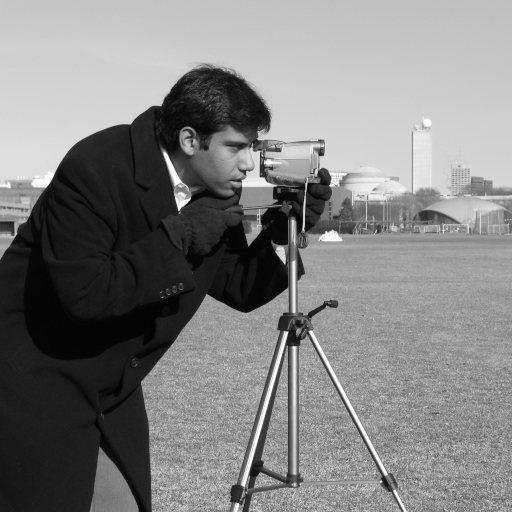
#> input picture skimage.data.camera(), 512 x 512 px
$ python convoluties.py
#> lines starting #> are read from the running program, lines starting #| are printed output that depends on the picture
# -*- coding: utf-8 -*-
"""
Created on Mon Feb  8 16:36:15 2021

@author: Milo
"""
import matplotlib.pyplot as plt
from skimage import data, filters, io, feature
from skimage.filters import *
from skimage.viewer import ImageViewer
import scipy
from scipy import ndimage

image = data.camera()
#> image is the input picture: shape (512, 512); min 0, max 255, mean 129.1
cannyimage = io.imread("IMG_3288.jpg")
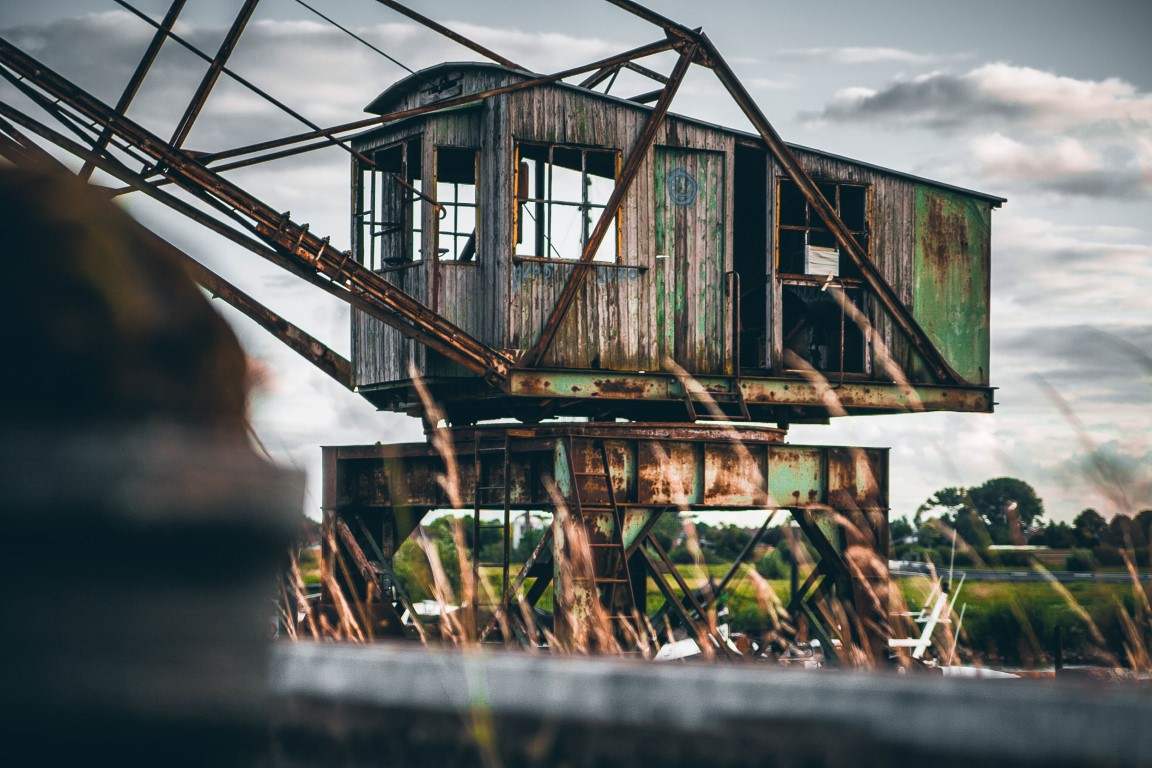
#> input picture TICT-VISN/Week3/IMG_3288.jpg, 1152 x 768 px
#> cannyimage is the input picture: shape (768, 1152, 3); mean R, G, B 100.8, 103.7, 100.9
print(cannyimage.shape)
#| (768, 1152, 3)
cannyimage = cannyimage[:,:,0]
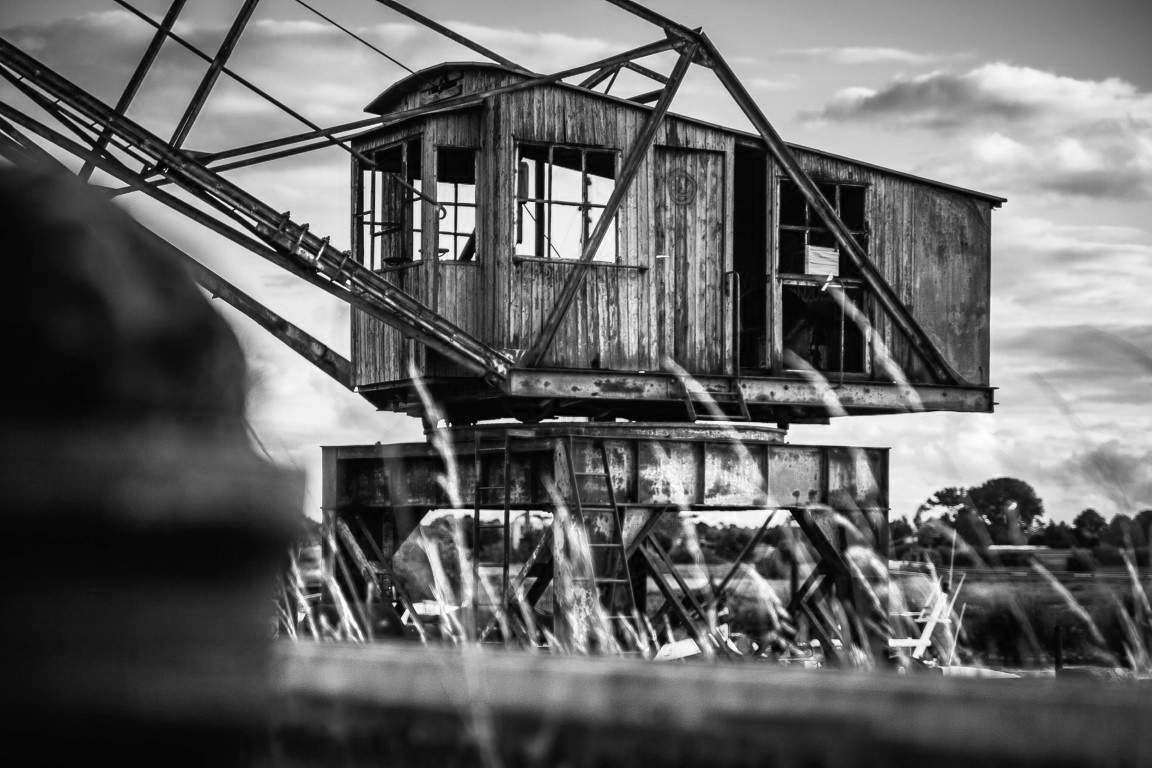
#> cannyimage: shape (768, 1152); min 0, max 255, mean 100.8
print(cannyimage.shape)
#| (768, 1152)

'''Verschillende Masks'''
mask1=[[-1,-2,-1],[0,0,0],[1,2,1]] #X-axis edge detection
mask2=[[1,0,-1],[2,0,-2],[1,0,-1]] #Y-axis edge deteciton
mask3=[[-0.02,-0.08,-0.02],[0,0,0],[0.02,0.08,0.02]] #Sensitive

newimage=scipy.ndimage.convolve(image, mask1)
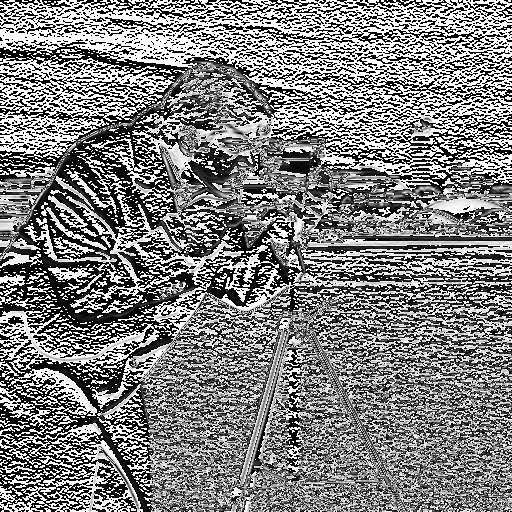
#> newimage: shape (512, 512); min 0, max 255, mean 128.3
# viewer = ImageViewer(newimage)
# viewer.show()

newimage=scipy.ndimage.convolve(newimage, mask2)
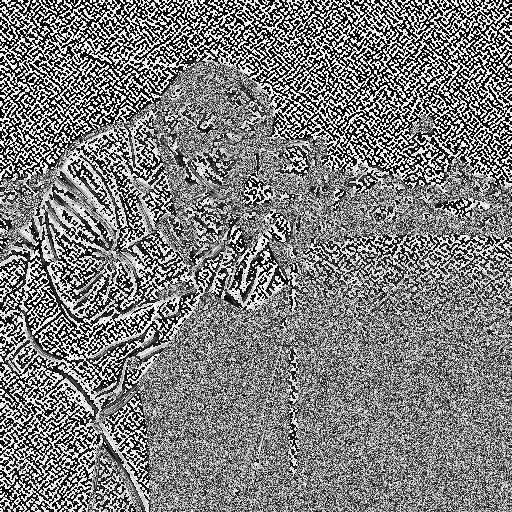
#> newimage: shape (512, 512); min 0, max 255, mean 125.3
# viewer = ImageViewer(newimage)
# viewer.show()

'''Verschillende Filters'''
# [5 lines of commented-out code are left out]

'''Canny Edge Detection'''
edges1sigma = 3
edges2sigma = 3.5
edges1 = feature.canny(cannyimage, sigma=edges1sigma)
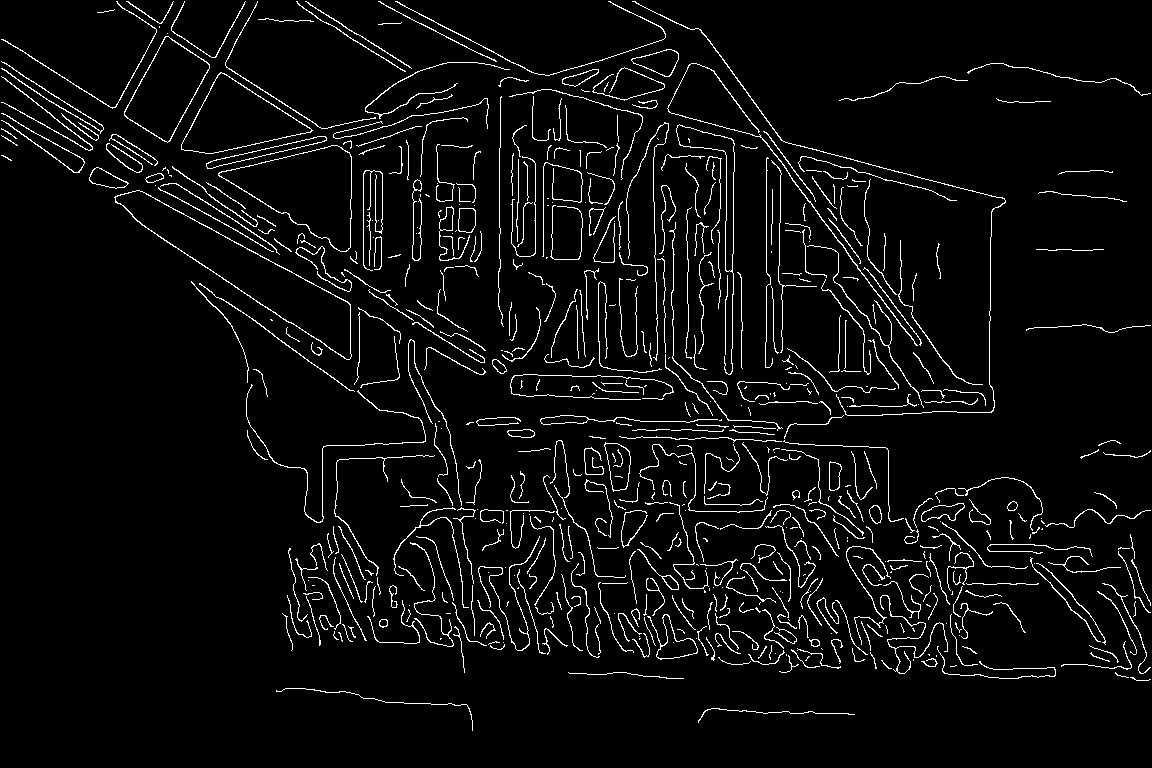
#> edges1: shape (768, 1152) bool; 4.6% white in thin lines or dots
edges2 = feature.canny(cannyimage, sigma=edges2sigma)
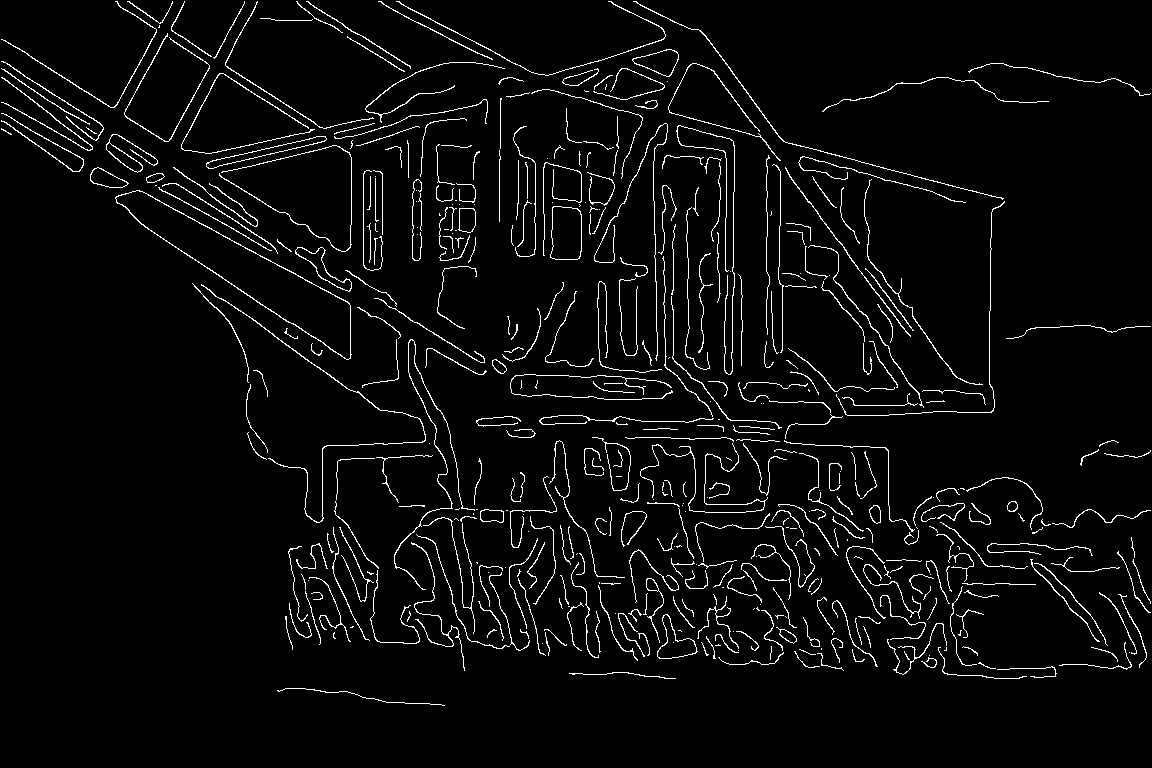
#> edges2: shape (768, 1152) bool; 4% white in thin lines or dots
print(edges2.shape)
#| (768, 1152)

'''Displayment of pictures'''
fig, (ax1, ax2, ax3) = plt.subplots(nrows=1, ncols=3, figsize=(8, 3),
                                    sharex=True, sharey=True)

ax1.imshow(cannyimage, cmap=plt.cm.gray)
ax1.axis('off')
ax1.set_title('image', fontsize=10)

ax2.imshow(edges1, cmap=plt.cm.gray)
ax2.axis('off')
ax2.set_title(r'Canny filter, $\sigma=$' +str(edges1sigma), fontsize=10)

ax3.imshow(edges2, cmap=plt.cm.gray)
ax3.axis('off')
ax3.set_title(r'Canny filter, $\sigma=$'+str(edges2sigma), fontsize=10)


# [4 lines of commented-out code are left out]
